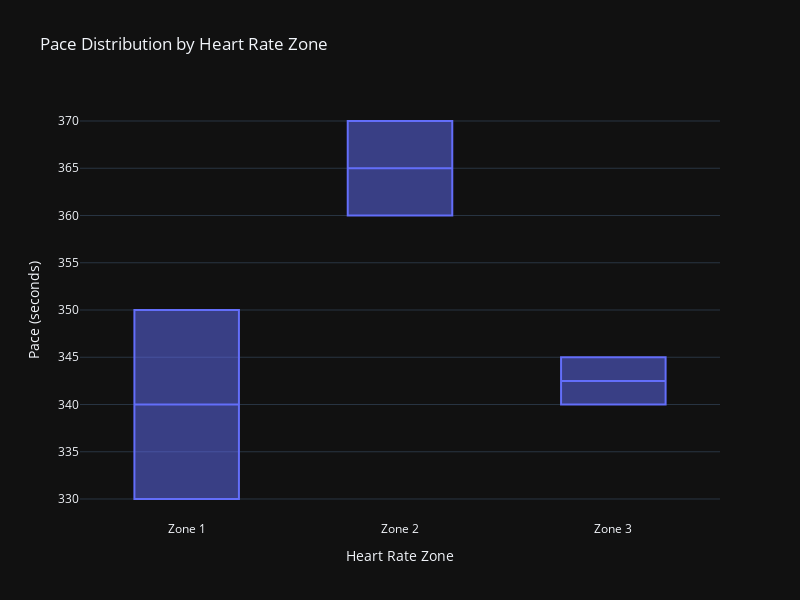

The notebook cell saved with this chart:
### Code cell
import pandas as pd
import plotly.express as px
from units import MILES  # Assuming `units` is a module with MILES and KILOMETERS constants

# Example DataFrame with custom Pace objects
theThings = pd.DataFrame({
    'Zone': ['Zone 1', 'Zone 2', 'Zone 3', 'Zone 1', 'Zone 2', 'Zone 3'],
    'Pace': [
        Pace(5, 30, MILES),  # 5:30/mile
        Pace(6, 0, MILES),   # 6:00/mile
        Pace(5, 45, MILES),  # 5:45/mile
        Pace(5, 50, MILES),  # 5:50/mile
        Pace(6, 10, MILES),  # 6:10/mile
        Pace(5, 40, MILES)   # 5:40/mile
    ]
})

# Convert Pace objects to total seconds for plotting
theThings['Pace (seconds)'] = theThings['Pace'].apply(lambda p: p.time)

# Add a column with string representations of the Pace objects
theThings['Pace (string)'] = theThings['Pace'].apply(str)

# Create the boxplot
fig = px.box(
    theThings,
    x='Zone',
    y='Pace (seconds)',
    title='Pace Distribution by Heart Rate Zone',
    hover_data={'Pace (string)': True}  # Show string representation in tooltip
)

# Update layout for better visualization
fig.update_layout(
    xaxis_title='Heart Rate Zone',
    yaxis_title='Pace (seconds)',
    autosize=False,
    width=800,
    height=600
)

# Show the plot
fig.show()

### Figure 1 — Plotly figure (JSON) as saved in the notebook; plotly's stock layout.template omitted (floating-point values rounded to 4 significant figures)
{"data": [{"alignmentgroup": "True", "customdata": [["5:30/mi"], ["6:00/mi"], ["5:45/mi"], ["5:50/mi"], ["6:10/mi"], ["5:40/mi"]], "hovertemplate": "Zone=%{x}<br>Pace (seconds)=%{y}<br>Pace (string)=%{customdata[0]}<extra></extra>", "legendgroup": "", "marker": {"color": "#636efa"}, "name": "", "notched": false, "offsetgroup": "", "orientation": "v", "showlegend": false, "x": ["Zone 1", "Zone 2", "Zone 3", "Zone 1", "Zone 2", "Zone 3"], "x0": " ", "xaxis": "x", "y": [330, 360, 345, 350, 370, 340], "y0": " ", "yaxis": "y", "type": "box"}], "layout": {"xaxis": {"anchor": "y", "domain": [0.0, 1.0], "title": {"text": "Heart Rate Zone"}}, "yaxis": {"anchor": "x", "domain": [0.0, 1.0], "title": {"text": "Pace (seconds)"}}, "legend": {"tracegroupgap": 0}, "title": {"text": "Pace Distribution by Heart Rate Zone"}, "boxmode": "group", "autosize": false, "width": 800, "height": 600}}
